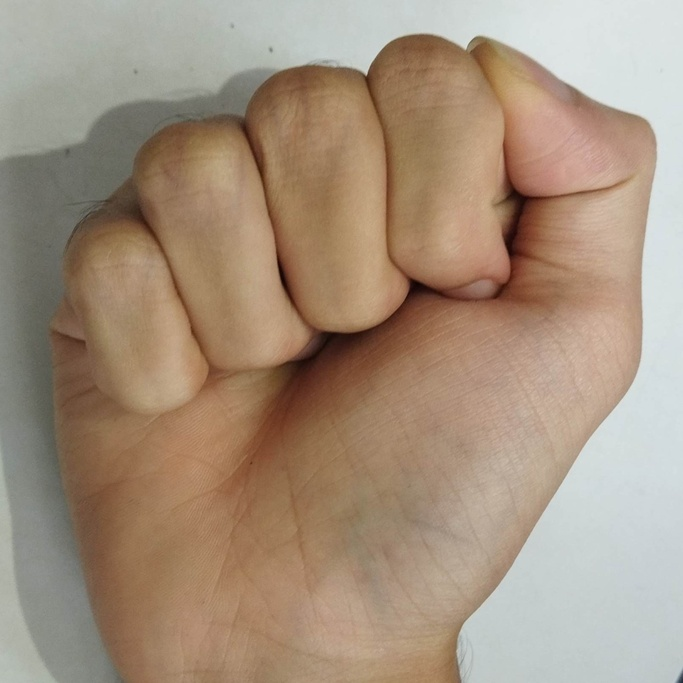
#> input picture data/A/1730169171084.jpg, 683 x 683 px, shrunk from 1616 x 1616 before the run; its folder holds only this picture in this run
$ jupyter execute --allow-errors 'Metode Ekstraksi Fitur Geometri.ipynb'
#> lines starting #> are read from the running program, lines starting #| are printed output that depends on the picture; after the words box and inside, x2 and y2 are one past the last pixel; in counts of white or black regions, pixels touching at a corner belong together
[cell 1]
import cv2
import numpy as np
import os
import pandas as pd
from pathlib import Path
import logging

# Set up logging
logging.basicConfig(
    level=logging.INFO,
    format='%(asctime)s - %(levelname)s - %(message)s',
    filename='feature_extraction.log'
)

def extract_geometric_features(image_path):
    """
    Extract geometric features from a single image with error handling.
    Returns a dictionary of features or None if extraction fails.
    """
    try:
        # Read image
        image = cv2.imread(str(image_path))
#> image is the input picture: shape (683, 683, 3); mean B, G, R 125.9, 145.4, 165
        if image is None:
            logging.error(f"Failed to read image: {image_path}")
            return None

        # Convert to grayscale
        gray = cv2.cvtColor(image, cv2.COLOR_BGR2GRAY)
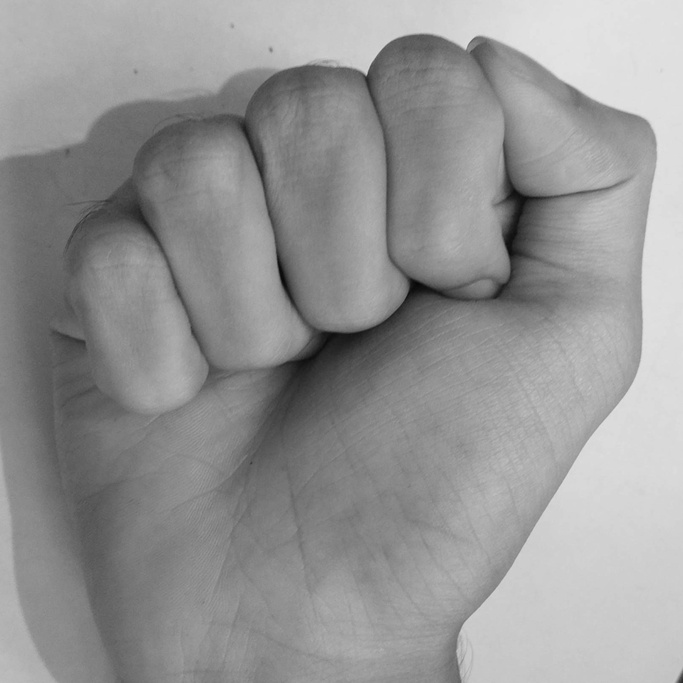
#> gray: shape (683, 683); min 6, max 228, mean 149

        # Apply Gaussian blur to reduce noise
        blurred = cv2.GaussianBlur(gray, (5, 5), 0)

        # Threshold the image using Otsu's method
        _, thresh = cv2.threshold(blurred, 0, 255, cv2.THRESH_BINARY + cv2.THRESH_OTSU)
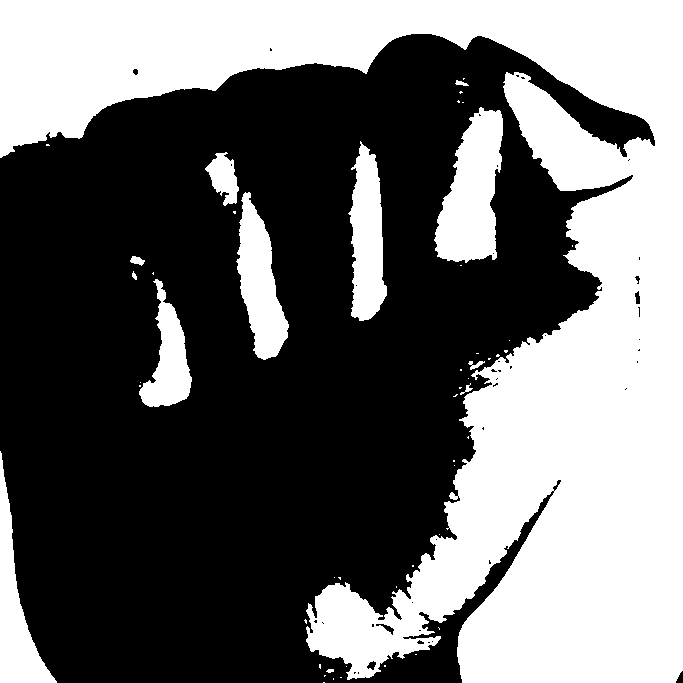
#> thresh: shape (683, 683); 41.4% white; 51 white regions (38 under 20 px)

        # Find contours
        contours, _ = cv2.findContours(thresh, cv2.RETR_EXTERNAL, cv2.CHAIN_APPROX_SIMPLE)
#> contours = 51 contours, 40 with area under 20; largest, box (x1, y1, x2, y2) and area: (0, 0, 683, 683) 165591, (434, 107, 503, 263) 6784, (236, 192, 289, 360) 4602, (348, 141, 387, 321) 4508, (0, 451, 57, 683) 4275

        if not contours:
            logging.warning(f"No contours found in image: {image_path}")
            return None

        # Get the largest contour
        largest_contour = max(contours, key=cv2.contourArea)
#> largest_contour = contour of 1780 points, box (x1, y1, x2, y2) (0, 0, 683, 683), area 165591

        # Calculate features
        area = cv2.contourArea(largest_contour)
#> area = 165591
        perimeter = cv2.arcLength(largest_contour, True)
#> perimeter = 5241

        # Avoid division by zero
        circularity = 4 * np.pi * area / (perimeter * perimeter) if perimeter > 0 else 0
#> circularity = 0.0758

        # Calculate bounding rectangle
        x, y, w, h = cv2.boundingRect(largest_contour)
#> x = 0; y = 0; w = 683; h = 683
        aspect_ratio = float(w)/h if h > 0 else 0
#> aspect_ratio = 1

        # Calculate moments
        M = cv2.moments(largest_contour)
#> M = moments, m00 165591, centre m10/m00, m01/m00 = (478.6, 313.4)
        cx = int(M["m10"] / M["m00"]) if M["m00"] != 0 else 0
#> cx = 478
        cy = int(M["m01"] / M["m00"]) if M["m00"] != 0 else 0
#> cy = 313

        # Calculate convex hull
        hull = cv2.convexHull(largest_contour)
#> hull = contour of 9 points, box (x1, y1, x2, y2) (0, 0, 683, 683), area 377931
        hull_area = cv2.contourArea(hull)
#> hull_area = 377931
        solidity = float(area)/hull_area if hull_area > 0 else 0
#> solidity = 0.438

        # Calculate extent
        rect_area = w * h
#> rect_area = 466489
        extent = float(area)/rect_area if rect_area > 0 else 0
#> extent = 0.355

        return {
            'area': area,
            'perimeter': perimeter,
            'circularity': circularity,
            'aspect_ratio': aspect_ratio,
            'centroid_x': cx,
            'centroid_y': cy,
            'solidity': solidity,
            'extent': extent
        }

    except Exception as e:
        logging.error(f"Error processing {image_path}: {str(e)}")
        return None

def process_folders(base_path):
    """
    Process all images in folders A and M under the base path
    """
    try:
        # Initialize lists to store results
        features_list = []
        labels = []
        filenames = []

        # Process both folders
        for folder in ['A', 'M']:
            folder_path = Path(base_path) / folder
            if not folder_path.exists():
                logging.error(f"Folder not found: {folder_path}")
                continue

            logging.info(f"Processing folder: {folder}")

            # Process each image in the folder
            for img_path in folder_path.glob('*.jpg'):
                logging.info(f"Processing image: {img_path.name}")

                features = extract_geometric_features(img_path)
#> features = {'area': 165591, 'perimeter': 5241, 'circularity': 0.0758, 'aspect_ratio': 1, 'centroid_x': 478, 'centroid_y': 313, 'solidity': 0.438, 'extent': 0.355}
                if features is not None:
                    features_list.append(features)
                    labels.append(folder)
                    filenames.append(img_path.name)
#> pass 2 of the loop in process_folders, `for folder in ['A', 'M']:`:
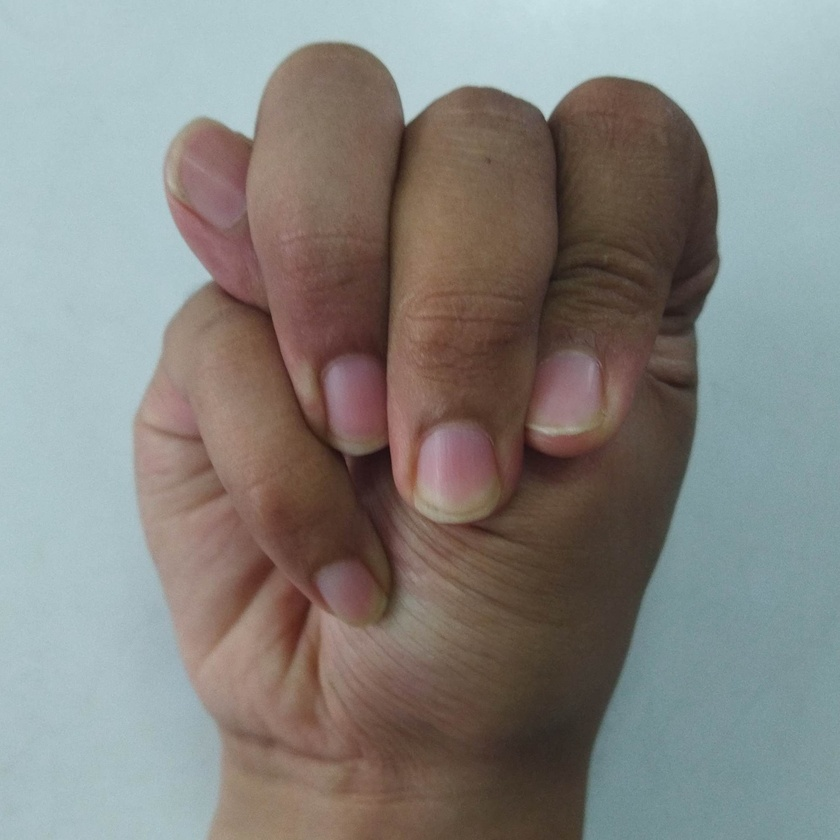
#> input picture data/M/1730169170927.jpg, 840 x 840 px, shrunk from 1987 x 1987 before the run
#> in extract_geometric_features, image is the input picture: shape (840, 840, 3); mean B, G, R 128.8, 132.7, 133.8
#> in extract_geometric_features (call 2), `gray = cv2.cvtColor(image, cv2.COLOR_BGR2GRAY)`:
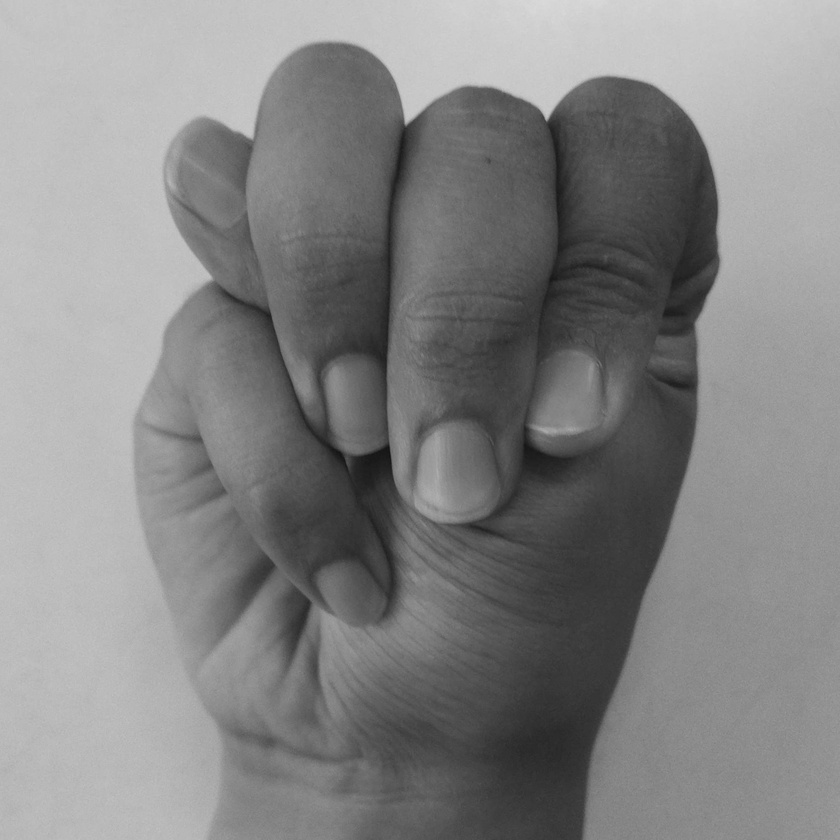
#> gray: shape (840, 840); min 18, max 218, mean 132.5
#> blurred: shape (840, 840)
#> in extract_geometric_features (call 2), `_, thresh = cv2.threshold(blurred, 0, 255, cv2.THRESH_BINARY + cv2.THR..`:
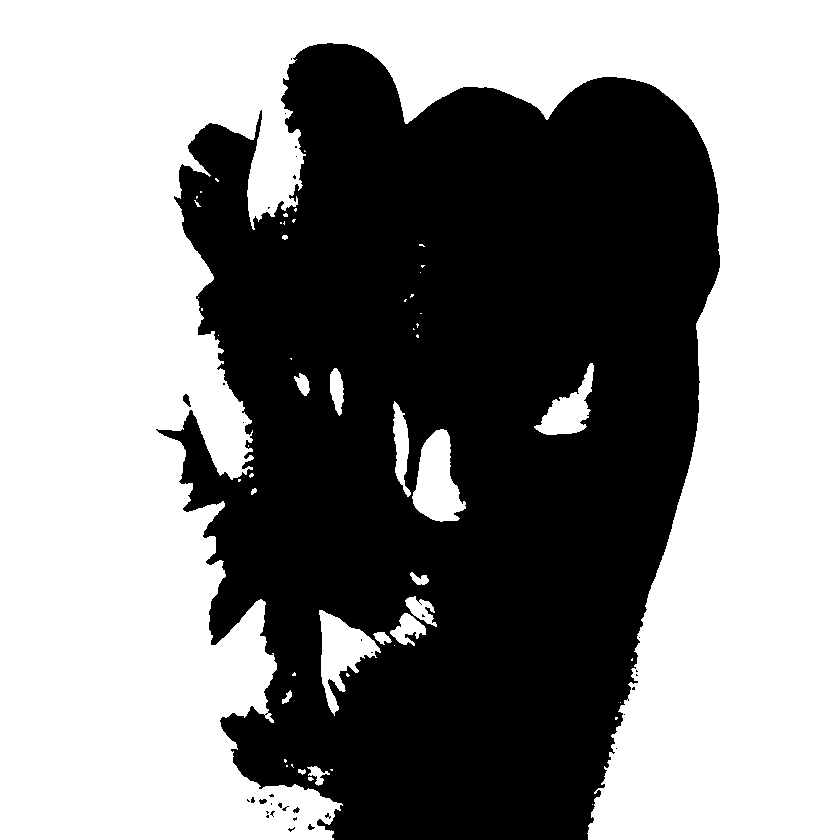
#> thresh: shape (840, 840); 54.9% white; 34 black regions (29 under 20 px)
#> contours = 54 contours, 40 with area under 20; largest, box (x1, y1, x2, y2) and area: (0, 0, 840, 840) 373226, (412, 429, 466, 522) 2979, (319, 610, 381, 716) 2636, (534, 363, 594, 435) 1709, (393, 401, 411, 497) 846
#> largest_contour = contour of 1765 points, box (x1, y1, x2, y2) (0, 0, 840, 840), area 373226
#> area = 373225.5
#> perimeter = 6934.8
#> circularity = 0.0975
#> w = 840
#> M = moments, m00 373225.5, centre m10/m00, m01/m00 = (392.5, 405.7)
#> cx = 392
#> cy = 405
#> hull = [[839, 0], [839, 839], [0, 839], [0, 0]]
#> hull_area = 703921
#> solidity = 0.53
#> rect_area = 705600
#> extent = 0.529
#> features = {'area': 373225.5, 'perimeter': 6934.8, 'circularity': 0.0975, 'aspect_ratio': 1, 'centroid_x': 392, 'centroid_y': 405, 'solidity': 0.53, 'extent': 0.529}

        if not features_list:
            logging.error("No features were successfully extracted")
            return None

        # Create DataFrame
        df = pd.DataFrame(features_list)
#> df = table of 2 rows and 8 columns
#> `features_df = process_folders(base_folder)`: features_df = table of 2 rows and 10 columns
        df['label'] = labels
        df['filename'] = filenames

        return df

    except Exception as e:
        logging.error(f"Error in process_folders: {str(e)}")
        return None

#> (the rest of this cell did not finish here and is left out)
